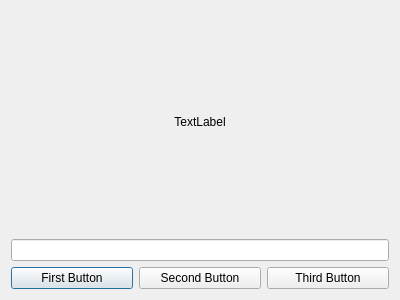
<?xml version="1.0" encoding="UTF-8"?>
<ui version="4.0">
 <class>Dialog</class>
 <widget class="QDialog" name="Dialog">
  <property name="geometry">
   <rect>
    <x>0</x>
    <y>0</y>
    <width>400</width>
    <height>300</height>
   </rect>
  </property>
  <property name="windowTitle">
   <string>Dialog</string>
  </property>
  <layout class="QVBoxLayout" name="verticalLayout">
   <item>
    <widget class="QLabel" name="label">
     <property name="minimumSize">
      <size>
       <width>0</width>
       <height>200</height>
      </size>
     </property>
     <property name="text">
      <string>TextLabel</string>
     </property>
     <property name="alignment">
      <set>Qt::AlignCenter</set>
     </property>
    </widget>
   </item>
   <item>
    <widget class="QLineEdit" name="lineEdit"/>
   </item>
   <item>
    <layout class="QHBoxLayout" name="horizontalLayout">
     <item>
      <widget class="QPushButton" name="pushButton">
       <property name="text">
        <string>First Button</string>
       </property>
      </widget>
     </item>
     <item>
      <widget class="QPushButton" name="pushButton_3">
       <property name="text">
        <string>Second Button</string>
       </property>
      </widget>
     </item>
     <item>
      <widget class="QPushButton" name="pushButton_2">
       <property name="text">
        <string>Third Button</string>
       </property>
      </widget>
     </item>
    </layout>
   </item>
  </layout>
 </widget>
 <resources/>
 <connections>
  <connection>
   <sender>pushButton</sender>
   <signal>clicked()</signal>
   <receiver>Dialog</receiver>
   <slot>button_01()</slot>
   <hints>
    <hint type="sourcelabel">
     <x>72</x>
     <y>264</y>
    </hint>
    <hint type="destinationlabel">
     <x>71</x>
     <y>291</y>
    </hint>
   </hints>
  </connection>
  <connection>
   <sender>pushButton_3</sender>
   <signal>clicked()</signal>
   <receiver>Dialog</receiver>
   <slot>button_02()</slot>
   <hints>
    <hint type="sourcelabel">
     <x>201</x>
     <y>270</y>
    </hint>
    <hint type="destinationlabel">
     <x>203</x>
     <y>289</y>
    </hint>
   </hints>
  </connection>
  <connection>
   <sender>pushButton_2</sender>
   <signal>clicked()</signal>
   <receiver>Dialog</receiver>
   <slot>button_03()</slot>
   <hints>
    <hint type="sourcelabel">
     <x>334</x>
     <y>271</y>
    </hint>
    <hint type="destinationlabel">
     <x>334</x>
     <y>287</y>
    </hint>
   </hints>
  </connection>
  <connection>
   <sender>lineEdit</sender>
   <signal>textEdited(QString)</signal>
   <receiver>label</receiver>
   <slot>setText(QString)</slot>
   <hints>
    <hint type="sourcelabel">
     <x>148</x>
     <y>219</y>
    </hint>
    <hint type="destinationlabel">
     <x>201</x>
     <y>128</y>
    </hint>
   </hints>
  </connection>
 </connections>
 <slots>
  <slot>button_01()</slot>
  <slot>button_02()</slot>
  <slot>button_03()</slot>
 </slots>
</ui>
